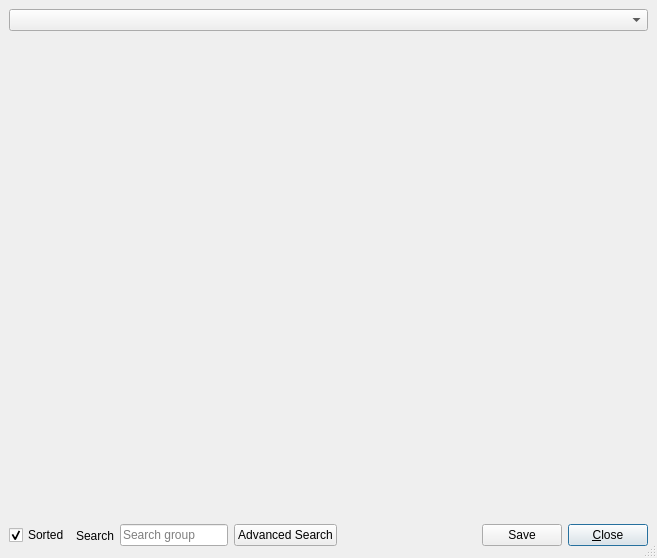
<?xml version="1.0" encoding="UTF-8"?>
<ui version="4.0">
 <author/>
 <comment/>
 <exportmacro/>
 <class>Gui::Dialog::DlgParameter</class>
 <widget class="QDialog" name="Gui::Dialog::DlgParameter">
  <property name="geometry">
   <rect>
    <x>0</x>
    <y>0</y>
    <width>657</width>
    <height>558</height>
   </rect>
  </property>
  <property name="windowTitle">
   <string>Parameter Editor</string>
  </property>
  <property name="sizeGripEnabled">
   <bool>true</bool>
  </property>
  <property name="modal">
   <bool>true</bool>
  </property>
  <layout class="QGridLayout">
   <property name="margin">
    <number>9</number>
   </property>
   <property name="spacing">
    <number>6</number>
   </property>
   <item row="0" column="0">
    <widget class="QComboBox" name="parameterSet"/>
   </item>
  <item row="1" column="0">
    <widget class="QSplitter" name="splitter3">
     <property name="orientation">
      <enum>Qt::Horizontal</enum>
     </property>
    </widget>
   </item>
   <item row="2" column="0">
    <layout class="QHBoxLayout">
     <property name="margin">
      <number>0</number>
     </property>
     <property name="spacing">
      <number>6</number>
     </property>
     <item>
      <widget class="QCheckBox" name="checkSort">
       <property name="text">
        <string>Sorted</string>
       </property>
       <property name="checked">
        <bool>true</bool>
       </property>
      </widget>
     </item>
     <item>
      <widget class="QLabel" name="quickSearch">
       <property name="text">
        <string>Search</string>
       </property>
      </widget>
     </item>
     <item>
      <widget class="QLineEdit" name="findGroupLE">
       <property name="toolTip">
        <string>Enter a group name to search</string>
       </property>
       <property name="placeholderText">
        <string>Search group</string>
       </property>
       <property name="sizePolicy">
        <sizepolicy hsizetype="Minimum" vsizetype="Fixed">
         <horstretch>0</horstretch>
         <verstretch>0</verstretch>
        </sizepolicy>
       </property>
      </widget>
     </item>
     <item>
      <widget class="QPushButton" name="buttonFind">
       <property name="text">
        <string>Advanced Search</string>
       </property>
      </widget>
     </item>
     <item>
      <spacer>
       <property name="orientation">
        <enum>Qt::Horizontal</enum>
       </property>
       <property name="sizeType">
        <enum>QSizePolicy::Expanding</enum>
       </property>
       <property name="sizeHint">
        <size>
         <width>351</width>
         <height>27</height>
        </size>
       </property>
      </spacer>
     </item>
     <item>
      <widget class="QPushButton" name="buttonSaveToDisk">
       <property name="text">
        <string>Save</string>
       </property>
       <property name="shortcut">
        <string>Alt+C</string>
       </property>
       <property name="autoDefault">
        <bool>true</bool>
       </property>
       <property name="default">
        <bool>true</bool>
       </property>
      </widget>
     </item>
     <item>
      <widget class="QPushButton" name="closeButton">
       <property name="text">
        <string>&amp;Close</string>
       </property>
       <property name="shortcut">
        <string>Alt+C</string>
       </property>
       <property name="autoDefault">
        <bool>true</bool>
       </property>
       <property name="default">
        <bool>true</bool>
       </property>
      </widget>
     </item>
    </layout>
   </item>
   </layout>
 </widget>
 <layoutdefault spacing="6" margin="11"/>
 <resources/>
 <connections/>
</ui>
